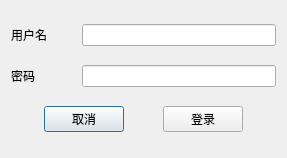
<?xml version="1.0" encoding="UTF-8"?>
<ui version="4.0">
 <class>Login</class>
 <widget class="QDialog" name="Login">
  <property name="geometry">
   <rect>
    <x>0</x>
    <y>0</y>
    <width>287</width>
    <height>158</height>
   </rect>
  </property>
  <property name="windowTitle">
   <string>Dialog</string>
  </property>
  <layout class="QVBoxLayout" name="verticalLayout">
   <item>
    <layout class="QHBoxLayout" name="horizontalLayout" stretch="1,3">
     <item>
      <widget class="QLabel" name="accountLab">
       <property name="layoutDirection">
        <enum>Qt::LeftToRight</enum>
       </property>
       <property name="text">
        <string>用户名</string>
       </property>
      </widget>
     </item>
     <item>
      <widget class="QLineEdit" name="accountText"/>
     </item>
    </layout>
   </item>
   <item>
    <layout class="QHBoxLayout" name="horizontalLayout_2" stretch="1,3">
     <item>
      <widget class="QLabel" name="pwdLab">
       <property name="text">
        <string>密码</string>
       </property>
      </widget>
     </item>
     <item>
      <widget class="QLineEdit" name="pwdText">
       <property name="echoMode">
        <enum>QLineEdit::PasswordEchoOnEdit</enum>
       </property>
      </widget>
     </item>
    </layout>
   </item>
   <item>
    <layout class="QHBoxLayout" name="horizontalLayout_3">
     <item>
      <widget class="QPushButton" name="cancleBtn">
       <property name="sizePolicy">
        <sizepolicy hsizetype="Fixed" vsizetype="Fixed">
         <horstretch>0</horstretch>
         <verstretch>0</verstretch>
        </sizepolicy>
       </property>
       <property name="text">
        <string>取消</string>
       </property>
      </widget>
     </item>
     <item>
      <widget class="QPushButton" name="loginBtn">
       <property name="sizePolicy">
        <sizepolicy hsizetype="Fixed" vsizetype="Fixed">
         <horstretch>0</horstretch>
         <verstretch>0</verstretch>
        </sizepolicy>
       </property>
       <property name="text">
        <string>登录</string>
       </property>
      </widget>
     </item>
    </layout>
   </item>
  </layout>
 </widget>
 <resources/>
 <connections/>
</ui>
